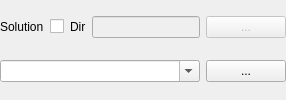
       <widget class="QWidget" name="Panel5" native="true">
        <property name="enabled">
         <bool>true</bool>
        </property>
        <property name="toolTip">
         <string/>
        </property>
        <property name="layoutDirection">
         <enum>Qt::LeftToRight</enum>
        </property>
        <property name="text" stdset="0">
         <string/>
        </property>
        <layout class="QGridLayout" name="gridLayout_3">
         <property name="leftMargin">
          <number>0</number>
         </property>
         <property name="topMargin">
          <number>0</number>
         </property>
         <property name="rightMargin">
          <number>0</number>
         </property>
         <property name="bottomMargin">
          <number>0</number>
         </property>
         <item row="0" column="0">
          <widget class="QLabel" name="Label1">
           <property name="enabled">
            <bool>true</bool>
           </property>
           <property name="toolTip">
            <string/>
           </property>
           <property name="text">
            <string>Solution</string>
           </property>
          </widget>
         </item>
         <item row="0" column="1">
          <widget class="QCheckBox" name="OutDirEna">
           <property name="toolTip">
            <string/>
           </property>
           <property name="text">
            <string/>
           </property>
           <property name="checked">
            <bool>false</bool>
           </property>
          </widget>
         </item>
         <item row="0" column="2">
          <widget class="QLabel" name="LabelOutDir">
           <property name="enabled">
            <bool>true</bool>
           </property>
           <property name="toolTip">
            <string/>
           </property>
           <property name="text">
            <string>Dir</string>
           </property>
          </widget>
         </item>
         <item row="0" column="3">
          <widget class="QLineEdit" name="OutDir">
           <property name="enabled">
            <bool>false</bool>
           </property>
           <property name="toolTip">
            <string/>
           </property>
           <property name="text">
            <string/>
           </property>
          </widget>
         </item>
         <item row="0" column="4">
          <widget class="QPushButton" name="BtnOutDir">
           <property name="enabled">
            <bool>false</bool>
           </property>
           <property name="palette">
            <palette>
             <active>
              <colorrole role="WindowText">
               <brush brushstyle="SolidPattern">
                <color alpha="255">
                 <red>0</red>
                 <green>0</green>
                 <blue>0</blue>
                </color>
               </brush>
              </colorrole>
             </active>
             <inactive>
              <colorrole role="WindowText">
               <brush brushstyle="SolidPattern">
                <color alpha="255">
                 <red>0</red>
                 <green>0</green>
                 <blue>0</blue>
                </color>
               </brush>
              </colorrole>
             </inactive>
             <disabled>
              <colorrole role="WindowText">
               <brush brushstyle="SolidPattern">
                <color alpha="255">
                 <red>0</red>
                 <green>0</green>
                 <blue>0</blue>
                </color>
               </brush>
              </colorrole>
             </disabled>
            </palette>
           </property>
           <property name="toolTip">
            <string/>
           </property>
           <property name="text">
            <string>...</string>
           </property>
           <property name="flat">
            <bool>false</bool>
           </property>
          </widget>
         </item>
         <item row="1" column="0" colspan="4">
          <widget class="QComboBox" name="OutputFile">
           <property name="enabled">
            <bool>true</bool>
           </property>
           <property name="toolTip">
            <string/>
           </property>
           <property name="editable">
            <bool>true</bool>
           </property>
          </widget>
         </item>
         <item row="1" column="4">
          <widget class="QPushButton" name="BtnOutputFile">
           <property name="enabled">
            <bool>true</bool>
           </property>
           <property name="palette">
            <palette>
             <active>
              <colorrole role="WindowText">
               <brush brushstyle="SolidPattern">
                <color alpha="255">
                 <red>0</red>
                 <green>0</green>
                 <blue>0</blue>
                </color>
               </brush>
              </colorrole>
             </active>
             <inactive>
              <colorrole role="WindowText">
               <brush brushstyle="SolidPattern">
                <color alpha="255">
                 <red>0</red>
                 <green>0</green>
                 <blue>0</blue>
                </color>
               </brush>
              </colorrole>
             </inactive>
             <disabled>
              <colorrole role="WindowText">
               <brush brushstyle="SolidPattern">
                <color alpha="255">
                 <red>0</red>
                 <green>0</green>
                 <blue>0</blue>
                </color>
               </brush>
              </colorrole>
             </disabled>
            </palette>
           </property>
           <property name="toolTip">
            <string/>
           </property>
           <property name="text">
            <string>...</string>
           </property>
           <property name="flat">
            <bool>false</bool>
           </property>
          </widget>
         </item>
        </layout>
       </widget>
